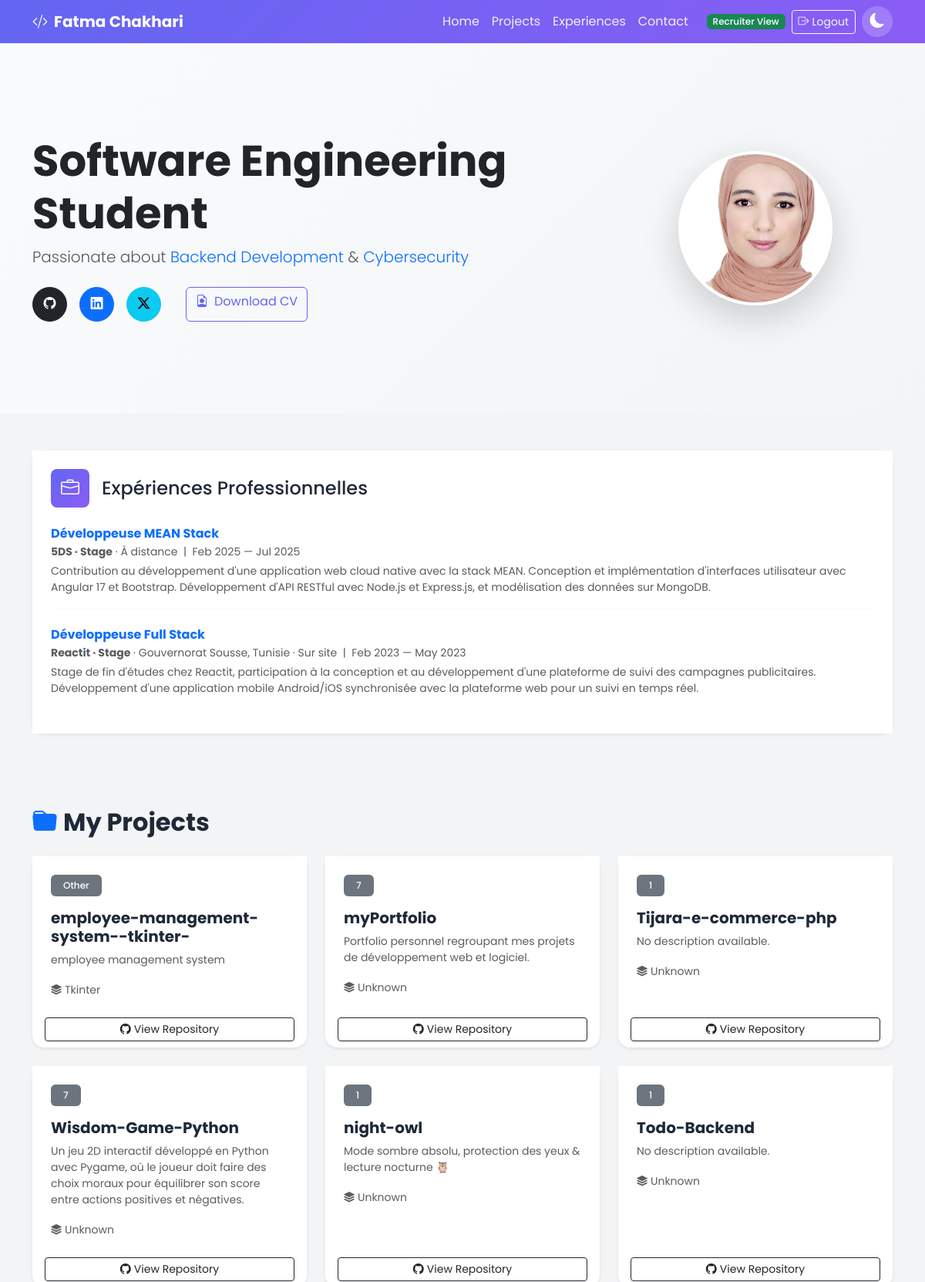
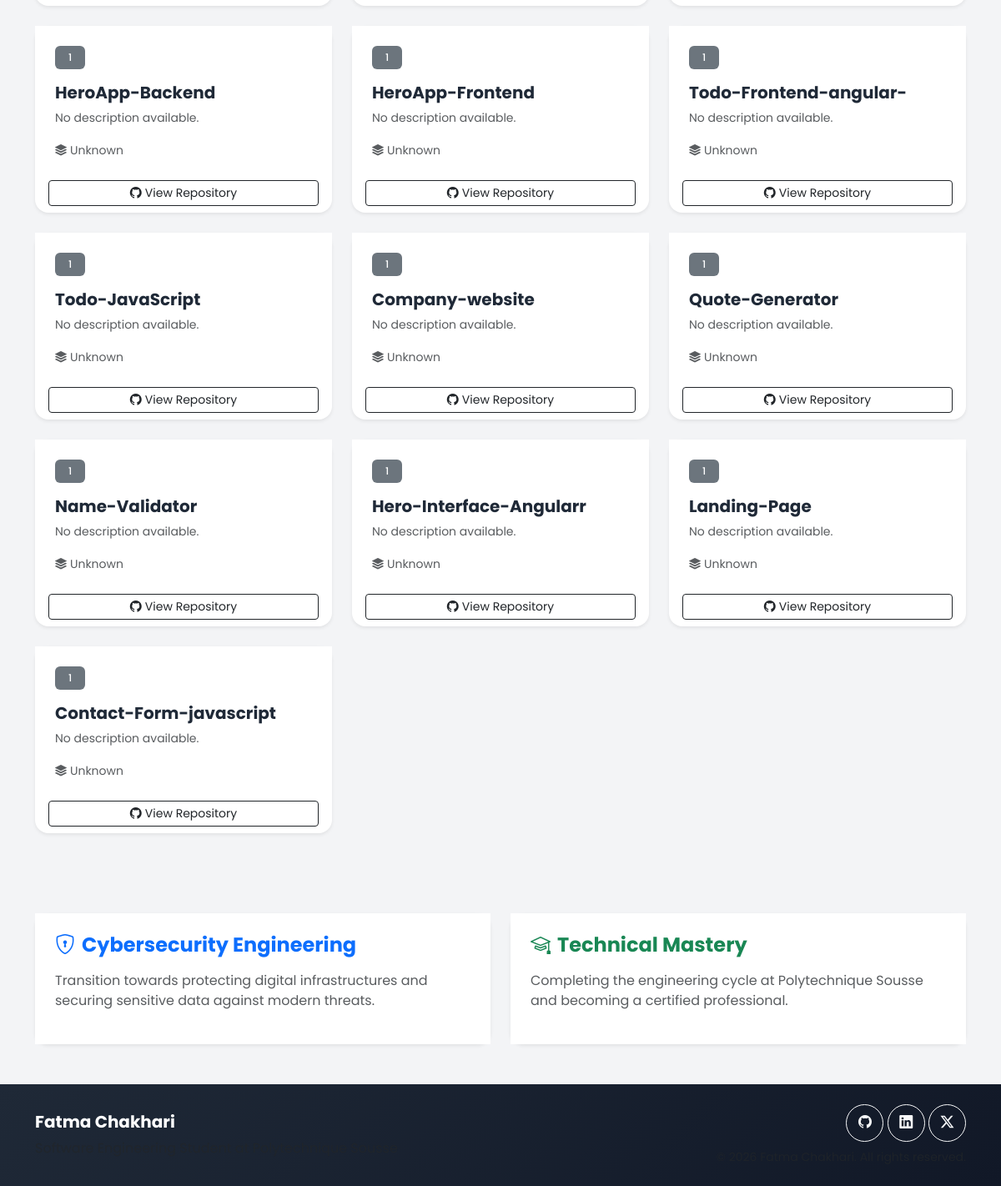
The page /portfolio/ (signed in) on the database its author committed (2 pictures, top to bottom).
### base/models.py (models this page shows, shortened)
class Experience(models.Model):
    title = models.CharField(max_length=200)
    company = models.CharField(max_length=200)
    location = models.CharField(max_length=200, blank=True)
    start_date = models.DateField()
    end_date = models.DateField(null=True, blank=True)
    description = models.TextField(blank=True)
    is_current = models.BooleanField(default=False)
    class Meta:
        ordering = ['-start_date']

class Project(models.Model):
    title = models.CharField(max_length=200)
    description = models.TextField(blank=True)
    category = models.CharField(max_length=100, blank=True)
    technology = models.CharField(max_length=200, blank=True)
    github_link = models.URLField(blank=True)
    image = models.ImageField(upload_to='projects/', blank=True, null=True)
    created = models.DateTimeField(auto_now_add=True, null=True)
    class Meta:
        ordering = ['-created']

### base/views.py (the view)
# urls.py: path('portfolio/', views.recruiter_home, name='recruiter_home'),
@login_required(login_url='login')
def recruiter_home(request):
    return render(request, 'base/recruiter_home.html', {
        'projects': Project.objects.all(),
        'experiences': Experience.objects.all(),
    })

### base/templates/base/recruiter_home.html (shortened to what this page needs)
{% load static %}
<!DOCTYPE html>
<html lang="en">
<head>
    <link href="https://cdn.jsdelivr.net/npm/bootstrap@5.3.0/dist/css/bootstrap.min.css" rel="stylesheet">
    <link rel="stylesheet" type="text/css" href="{% static 'css/main.css' %}">
    <link rel="stylesheet" href="https://cdn.jsdelivr.net/npm/bootstrap-icons@1.11.0/font/bootstrap-icons.min.css">
</head>
<body>
<nav class="navbar navbar-expand-lg navbar-dark bg-gradient">
    <div class="container">
        <a class="navbar-brand fw-bold" href="#"><i class="bi bi-code-slash me-2"></i>Fatma Chakhari</a>
        <div class="collapse navbar-collapse" id="navbarNav">
            <ul class="navbar-nav ms-auto">
                <li class="nav-item"><a class="nav-link active" href="#">Home</a></li>
                <li class="nav-item"><a class="nav-link" href="#projects">Projects</a></li>
                <li class="nav-item"><a class="nav-link" href="#experiences">Experiences</a></li>
                <li class="nav-item"><a class="nav-link" href="{% url 'contact' %}">Contact</a></li>
            </ul>
            <span class="badge bg-success ms-3 me-2">Recruiter View</span>
            <a href="{% url 'logout' %}" class="btn btn-outline-light btn-sm me-2">
                <i class="bi bi-box-arrow-right me-1"></i>Logout
            </a>
            <button class="theme-toggle" onclick="toggleTheme()" title="Toggle Dark Mode">
                <i class="bi bi-moon-fill" id="theme-icon"></i>
            </button>
        </div>
    </div>
</nav>
<section class="hero-section py-5">
    <div class="container">
        <div class="row align-items-center">
            <div class="col-lg-8">
                <h1 class="display-4 fw-bold text-dark">Software Engineering Student</h1>
                <p class="lead text-muted">Passionate about <span class="text-primary">Backend Development</span> & <span class="text-primary">Cybersecurity</span></p>
                <div class="d-flex gap-3 mt-4">
                    <a href="https://github.com/chakhari-dotcom" target="_blank" class="btn btn-dark rounded-circle btn-social">
                        <i class="bi bi-github"></i>
                    </a>
                    <a href="https://www.linkedin.com/in/fatma-chakhari" target="_blank" class="btn btn-primary rounded-circle btn-social">
                        <i class="bi bi-linkedin"></i>
                    </a>
                    <a href="https://x.com/FatmaChakhari" target="_blank" class="btn btn-info rounded-circle btn-social">
                        <i class="bi bi-twitter-x"></i>
                    </a>
                    <a href="{% static 'cvv.pdf' %}" class="btn btn-outline-primary ms-3" target="_blank">
                        <i class="bi bi-file-earmark-person me-2"></i>Download CV
                    </a>
                </div>
            </div>
            <div class="col-lg-4 text-center">
                <img src="{% static 'images/photo_professional.jpg' %}" class="img-fluid rounded-circle shadow-lg profile-hero" alt="Fatma Chakhari">
            </div>
        </div>
    </div>
</section>
<section id="experiences" class="py-5">
    <div class="container">
        <div class="card border-0 shadow-sm rounded-4">
            <div class="card-body p-4">
                <div class="d-flex align-items-center mb-4">
                    <div class="icon-box bg-primary bg-gradient rounded-3">
                        <i class="bi bi-briefcase text-white fs-4"></i>
                    </div>
                    <h4 class="ms-3 mb-0">Expériences Professionnelles</h4>
                </div>
                {% for exp in experiences %}
                <div class="mb-4">
                    <h6 class="fw-bold text-primary mb-1">{{ exp.title }}</h6>
                    <p class="text-muted small mb-1">
                        <strong>{{ exp.company }}</strong>
                        {% if exp.location %} · {{ exp.location }}{% endif %}
                        &nbsp;|&nbsp;
                        {{ exp.start_date|date:"M Y" }} —
                        {% if exp.is_current %}Present{% else %}{{ exp.end_date|date:"M Y" }}{% endif %}
                    </p>
                    {% if exp.description %}
                    <p class="text-muted small mb-2">{{ exp.description }}</p>
                    {% endif %}
                    {% if not forloop.last %}<hr class="my-3">{% endif %}
                </div>
                {% empty %}
                <p class="text-muted text-center py-3">No experiences listed yet.</p>
                {% endfor %}
            </div>
        </div>
    </div>
</section>
<section id="projects" class="py-5">
    <div class="container">
        <div class="mb-4">
            <h2 class="fw-bold"><i class="bi bi-folder-fill text-primary me-2"></i>My Projects</h2>
        </div>
        <div class="row g-4">
            {% for project in projects %}
            <div class="col-md-6 col-lg-4">
                <div class="card h-100 border-0 shadow-sm rounded-4 project-card">
                    <div class="card-body p-4">
                        <div class="mb-3">
                            <span class="badge bg-{% if project.category == 'Web Development' %}primary{% elif project.category == 'Mobile Development' %}info{% elif project.category == 'Cybersecurity' %}danger{% elif project.category == 'Data Science' %}warning{% elif project.category == 'DevOps' %}dark{% else %}secondary{% endif %} px-3 py-2">
                                {{ project.category|default:"Other" }}
                            </span>
                        </div>
                        <h5 class="card-title fw-bold mb-2">{{ project.title }}</h5>
                        <p class="card-text text-muted small mb-3">
                            {{ project.description|default:"No description available."|truncatewords:35 }}
                        </p>
                        <small class="text-muted"><i class="bi bi-stack me-1"></i>{{ project.technology|default:"Unknown" }}</small>
                    </div>
                    {% if project.github_link %}
                    <div class="card-footer bg-transparent border-0 pt-0">
                        <a href="{{ project.github_link }}" target="_blank" class="btn btn-sm btn-outline-dark w-100">
                            <i class="bi bi-github me-1"></i>View Repository
                        </a>
                    </div>
                    {% endif %}
                </div>
            </div>
            {% empty %}
            <div class="col-12 text-center py-5">
                <i class="bi bi-folder-x display-1 text-muted"></i>
                <h4 class="mt-3 text-muted">No projects yet</h4>
            </div>
            {% endfor %}
        </div>
    </div>
</section>
<section class="py-5">
    <div class="container">
        <div class="row g-4">
            <div class="col-md-6">
                <div class="card h-100 border-0 shadow-sm rounded-4">
                    <div class="card-body p-4">
                        <h4 class="fw-bold text-primary"><i class="bi bi-shield-lock me-2"></i>Cybersecurity Engineering</h4>
                        <p class="text-muted mt-3">Transition towards protecting digital infrastructures and securing sensitive data against modern threats.</p>
                    </div>
                </div>
            </div>
            <div class="col-md-6">
                <div class="card h-100 border-0 shadow-sm rounded-4">
                    <div class="card-body p-4">
                        <h4 class="fw-bold text-success"><i class="bi bi-mortarboard me-2"></i>Technical Mastery</h4>
                        <p class="text-muted mt-3">Completing the engineering cycle at Polytechnique Sousse and becoming a certified professional.</p>
                    </div>
                </div>
            </div>
        </div>
    </div>
</section>
<footer id="contact-footer" class="bg-dark text-white py-4">
    <div class="container">
        <div class="row align-items-center">
            <div class="col-md-6">
                <h5 class="fw-bold">Fatma Chakhari</h5>
                <p class="text-muted mb-0">Software Engineering Student at Polytechnique Sousse</p>
            </div>
            <div class="col-md-6 text-md-end">
                <div class="d-inline-block">
                    <a href="https://github.com/chakhari-dotcom" target="_blank" class="btn btn-outline-light rounded-circle btn-social"><i class="bi bi-github"></i></a>
                    <a href="https://www.linkedin.com/in/fatma-chakhari" target="_blank" class="btn btn-outline-light rounded-circle btn-social"><i class="bi bi-linkedin"></i></a>
                    <a href="https://x.com/FatmaChakhari" target="_blank" class="btn btn-outline-light rounded-circle btn-social"><i class="bi bi-twitter-x"></i></a>
                </div>
                <p class="small text-muted mt-2 mb-0">&copy; 2026 Fatma Chakhari. All rights reserved.</p>
            </div>
        </div>
    </div>
</footer>
</body>
</html>

### staticfiles/css/main.css (style rules this page uses)
:root { --bg-primary: #fafbfc; --bg-secondary: #f3f4f6; --bg-card: #ffffff; --text-primary: #1f2937; --text-secondary: #4b5563; --text-muted: #9ca3af; --border-color: #e5e7eb; --accent-primary: #6366f1; --accent-secondary: #8b5cf6; --shadow-color: rgba(0, 0, 0, 0.06); --navbar-bg: linear-gradient(135deg, #6366f1 0%, #8b5cf6 100%); --footer-bg: linear-gradient(135deg, #1f2937 0%, #111827 100%); --hero-bg: linear-gradient(135deg, #fafbfc 0%, #f3f4f6 100%); }
body { font-family: 'Poppins', sans-serif; background-color: var(--bg-primary); color: var(--text-primary); }
.card { background-color: var(--bg-card); border-color: var(--border-color); color: var(--text-primary); }
.card-body { background-color: var(--bg-card); color: var(--text-primary); }
section, .section-bg { background-color: var(--bg-secondary); }
.text-muted { color: var(--text-muted); }
h1, h2, h3, h4, h5, h6, .h1, .h2, .h3, .h4, .h5, .h6 { color: var(--text-primary); }
p { color: var(--text-secondary); }
hr { border-color: var(--border-color); }
a { color: var(--accent-primary); }
.bg-gradient { background: var(--navbar-bg) !important; }
.navbar-dark .navbar-nav .nav-link { color: rgba(255, 255, 255, 0.9); }
.theme-toggle { background: rgba(255, 255, 255, 0.2); border: none; border-radius: 50%; width: 40px; height: 40px; display: flex; align-items: center; justify-content: center; cursor: pointer; transition: all 0.3s ease; }
.theme-toggle i { color: white; font-size: 1.2rem; }
.hero-section { background: var(--hero-bg); min-height: 60vh; display: flex; align-items: center; }
.profile-hero { width: 200px; height: 200px; object-fit: cover; border: 4px solid var(--bg-card); transition: transform 0.3s ease; }
.icon-box { width: 50px; height: 50px; display: flex; align-items: center; justify-content: center; }
.project-card { transition: transform 0.3s ease, box-shadow 0.3s ease; }
.btn-social { width: 45px; height: 45px; display: inline-flex; align-items: center; justify-content: center; transition: transform 0.2s ease; }
.rounded-4 { border-radius: 1rem; }
.badge { font-weight: 500; }
footer { background: var(--footer-bg); }
footer .text-muted { color: rgba(255, 255, 255, 0.6); }
footer p { color: rgba(255, 255, 255, 0.6); }
footer h5 { color: white; }
html { scroll-behavior: smooth; }
.btn-outline-primary { color: var(--accent-primary); border-color: var(--accent-primary); }
.display-1, .display-2, .display-3, .display-4, .display-5, .display-6 { color: var(--text-primary); }

### rows shown on the page
Experience: title "Développeuse MEAN Stack", company "5DS · Stage", location "À distance", start_date "Feb 2025", end_date "Jul 2025", description "Contribution au développement d'une application web cloud native avec la stack MEAN. Conception et implémentation d'interfaces utilisateur avec Angular 17 et Bootstrap. Développement d'API RESTful avec Node.js et Express.js, et modélisation des données sur MongoDB."
Experience: title "Développeuse Full Stack", company "Reactit · Stage", location "Gouvernorat Sousse, Tunisie · Sur site", start_date "Feb 2023", end_date "May 2023", description "Stage de fin d'études chez Reactit, participation à la conception et au développement d'une plateforme de suivi des campagnes publicitaires. Développement d'une application mobile Android/iOS synchronisée avec la plateforme web pour un suivi en temps réel."
Project: category "Other", title "employee-management-system--tkinter-", description "employee management system", technology "Tkinter"
Project: category "7", title "myPortfolio", description "Portfolio personnel regroupant mes projets de développement web et logiciel.", technology "Unknown"
Project: category "1", title "Tijara-e-commerce-php", description "No description available.", technology "Unknown"
Project: category "7", title "Wisdom-Game-Python", description "Un jeu 2D interactif développé en Python avec Pygame, où le joueur doit faire des choix moraux pour équilibrer son score entre actions positives et négatives.", technology "Unknown"
Project: category "1", title "night-owl", description "Mode sombre absolu, protection des yeux & lecture nocturne 🦉", technology "Unknown"
Project: category "1", title "Todo-Backend", description "No description available.", technology "Unknown"
Project: category "1", title "HeroApp-Backend", description "No description available.", technology "Unknown"
Project: category "1", title "HeroApp-Frontend", description "No description available.", technology "Unknown"
Project: category "1", title "Todo-Frontend-angular-", description "No description available.", technology "Unknown"
Project: category "1", title "Todo-JavaScript", description "No description available.", technology "Unknown"
Project: category "1", title "Company-website", description "No description available.", technology "Unknown"
Project: category "1", title "Quote-Generator", description "No description available.", technology "Unknown"
Project: category "1", title "Name-Validator", description "No description available.", technology "Unknown"
Project: category "1", title "Hero-Interface-Angularr", description "No description available.", technology "Unknown"
Project: category "1", title "Landing-Page", description "No description available.", technology "Unknown"
Project: category "1", title "Contact-Form-javascript", description "No description available.", technology "Unknown"
